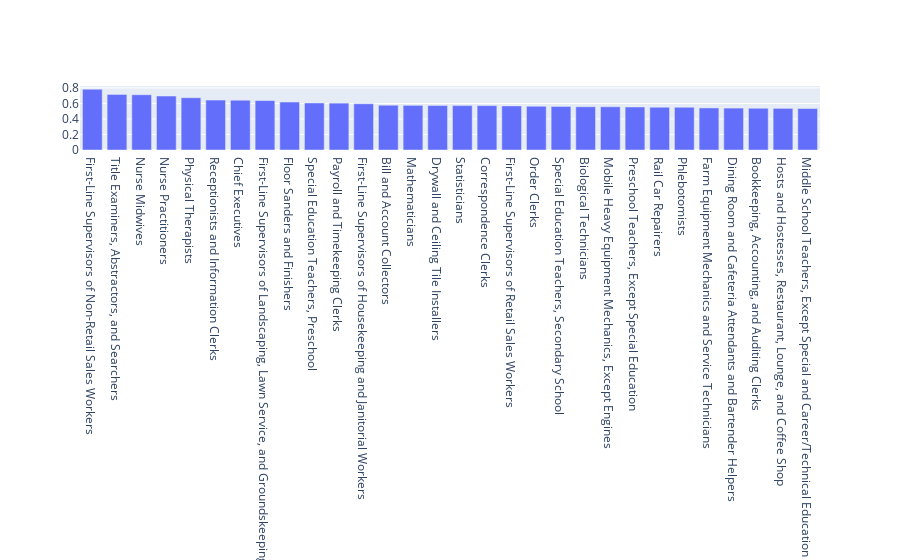

This figure's notebook cell:
### Code cell
df_score_skills = pd.DataFrame.from_dict(occ_dictionary_skills, orient = 'index',  columns= ['score'])
df_score_skills = df_score_skills.sort_values(by = 'score', ascending = False)
fig = go.Figure(data=[go.Bar(
            x=df_score_skills.index[:30], y=df_score_skills['score'][:30],
            textposition='auto',
        )])
fig.update_layout(barmode='stack', xaxis={'categoryorder':'total descending'})

fig.show()

### Figure 1 — Plotly figure (JSON) as saved in the notebook; plotly's stock layout.template omitted (floating-point values rounded to 4 significant figures)
{"data": [{"textposition": "auto", "type": "bar", "x": ["First-Line Supervisors of Non-Retail Sales Workers", "Title Examiners, Abstractors, and Searchers", "Nurse Midwives", "Nurse Practitioners", "Physical Therapists", "Receptionists and Information Clerks", "Chief Executives", "First-Line Supervisors of Landscaping, Lawn Service, and Groundskeeping Workers", "Floor Sanders and Finishers", "Special Education Teachers, Preschool", "Payroll and Timekeeping Clerks", "First-Line Supervisors of Housekeeping and Janitorial Workers", "Bill and Account Collectors", "Mathematicians", "Drywall and Ceiling Tile Installers", "Statisticians", "Correspondence Clerks", "First-Line Supervisors of Retail Sales Workers", "Order Clerks", "Special Education Teachers, Secondary School", "Biological Technicians", "Mobile Heavy Equipment Mechanics, Except Engines", "Preschool Teachers, Except Special Education", "Rail Car Repairers", "Phlebotomists", "Farm Equipment Mechanics and Service Technicians", "Dining Room and Cafeteria Attendants and Bartender Helpers", "Bookkeeping, Accounting, and Auditing Clerks", "Hosts and Hostesses, Restaurant, Lounge, and Coffee Shop", "Middle School Teachers, Except Special and Career/Technical Education"], "y": [0.7835, 0.7167, 0.7118, 0.6952, 0.674, 0.6432, 0.642, 0.637, 0.6176, 0.6059, 0.604, 0.596, 0.5775, 0.5752, 0.5728, 0.572, 0.5719, 0.5685, 0.5637, 0.5612, 0.557, 0.5568, 0.5544, 0.5509, 0.5504, 0.5423, 0.5401, 0.5378, 0.5365, 0.5347]}], "layout": {"barmode": "stack", "xaxis": {"categoryorder": "total descending"}}}
